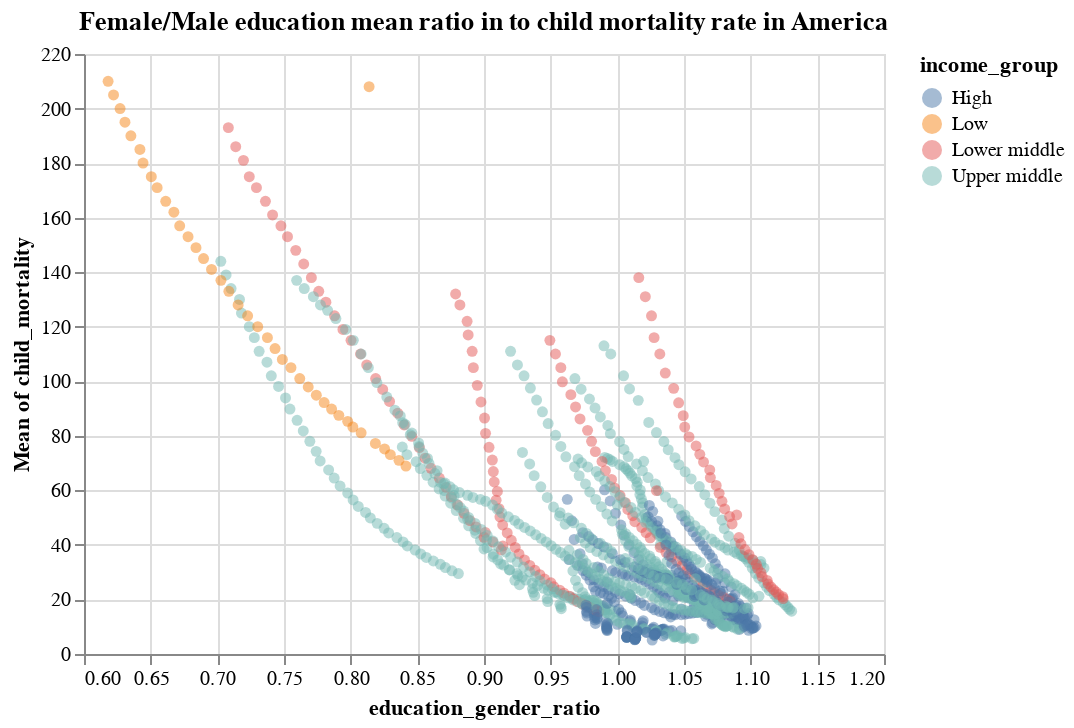

The notebook cell this image was saved under:
### Code cell
alt.Chart(dat_na, title = "Female/Male education mean ratio in to child mortality rate in America").mark_circle(opacity=0.5).encode(
    x = alt.X("education_gender_ratio", scale=alt.Scale(domain=(0.6, 1.2))),
    y = "mean(child_mortality)",
    color = "income_group")

### Figure 1 — Vega-Lite specification as saved in the notebook (floating-point values rounded to 4 significant figures; data arrays with more than 128 entries replaced by an {"elided": "..."} marker saying what was removed)
{"config": {"view": {"continuousWidth": 400, "continuousHeight": 300}}, "data": {"name": "data-ba12794e30e9fa3e37a557c7f7a29451"}, "mark": {"type": "circle", "opacity": 0.5}, "encoding": {"color": {"type": "nominal", "field": "income_group"}, "x": {"type": "quantitative", "field": "education_gender_ratio", "scale": {"domain": [0.6, 1.2]}}, "y": {"type": "quantitative", "aggregate": "mean", "field": "child_mortality"}}, "title": "Female/Male education mean ratio in to child mortality rate in America", "$schema": "https://vega.github.io/schema/vega-lite/v4.8.1.json", "datasets": {"data-ba12794e30e9fa3e37a557c7f7a29451": {"elided": "1333 records"}}}
